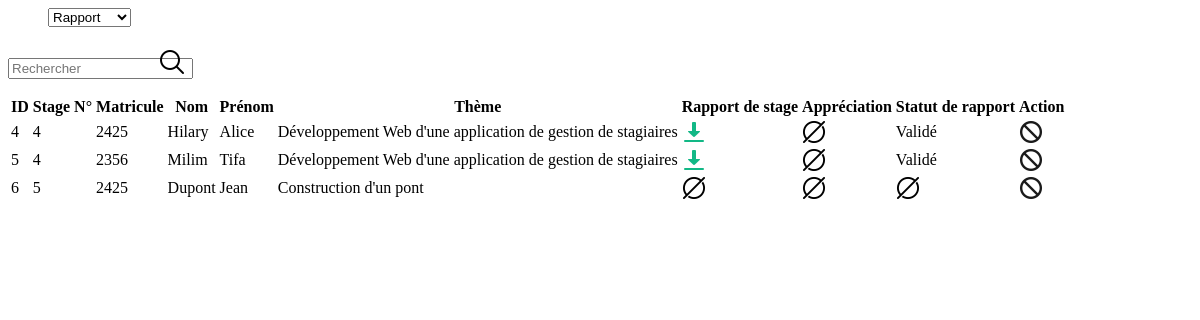
Before: /stagiaires/rapport/ with the older database file.
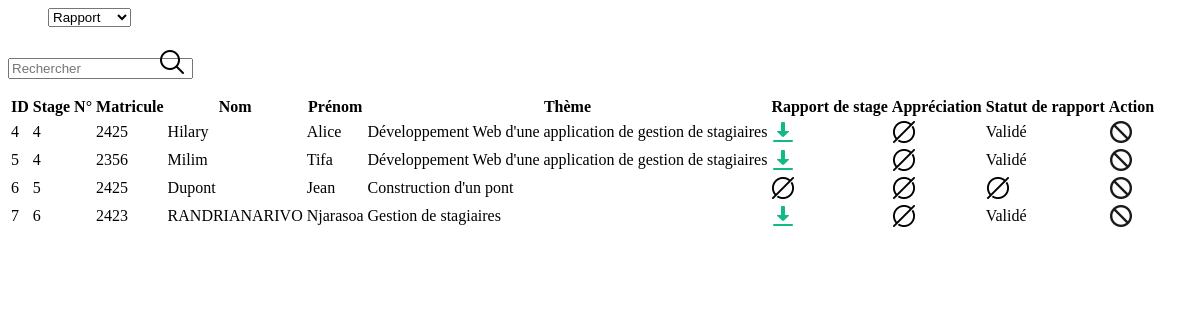
After: the same page with the newer database file.
### stagiaires/models.py (models this page shows)
class Demande(models.Model):
    numeroDemande = models.AutoField(primary_key=True)
    etudiant = models.ForeignKey(Etudiant, on_delete=models.CASCADE, related_name='demandes')
    cv = models.FileField(upload_to='documents/')
    lettreMotiv = models.FileField(upload_to='documents/')
    autreFichier = models.FileField(upload_to='documents/')
    user = models.ForeignKey(CustomUser, on_delete=models.CASCADE, related_name="demandeCompte",null=True, blank=True)

class Etudiant(models.Model):
    idEtudiant = models.AutoField(primary_key=True)
    stage = models.ForeignKey(Stage, on_delete=models.CASCADE, related_name="etudiantStage",null=True, blank=True)
    rapport = models.ForeignKey(Rapport, on_delete=models.CASCADE, related_name="etudiantRapport", null=True, blank=True)
    personnel = models.ForeignKey(Personnel, on_delete=models.SET_NULL, related_name="etudiantPersonnel",null=True, blank=True)
    matricule = models.CharField(max_length=255)
    nomEtudiant = models.CharField(max_length=255)
    prenomEtudiant = models.CharField(max_length=255)
    adresseEtudiant = models.CharField(max_length=255)
    telephoneEtudiant = models.CharField(max_length=255)
    emailEtudiant = models.EmailField()

class Stage(models.Model):
    idStage = models.AutoField(primary_key=True)
    domaine = models.CharField(max_length=255)
    theme = models.CharField(max_length=255)
    niveau =  models.CharField(max_length=255,null=True,blank =True)
    ecole = models.TextField(null=True,blank =True)
    dateDebut = models.DateField()
    dateFin = models.DateField()
    statut = models.CharField(max_length=255, choices=(('En attente', 'En attente'), ('Accepté', 'Accepté'), ('Refusé', 'Refusé'), ('Terminé', 'Terminé'),('Expiré', 'Expiré')), default='En attente')
    destinataire =  models.CharField(max_length=255, choices=(('DRH','DRH'), ('DSI', 'DSI'), ('DAF', 'DAF')),default='DRH',null=True,blank =True)

class Rapport(models.Model):
    numeroRapport = models.AutoField(primary_key=True)
    rapportStage = models.FileField(upload_to='documents/')
    appreciation = models.FileField(upload_to='documents/',null=True)
    statutRapport = models.CharField(max_length=255, choices=(('En attente', 'En attente'), ('Validé', 'Validé'), ('Refusé', 'Refusé')),default='En attente')

### stagiaires/views.py (the view)
# urls.py: path('rapport/', views.rapport, name='rapport'),
def rapport(request):
    user_id = request.user.id if request.user.is_authenticated else None
    is_superuser = check_superuser(request)
    if is_superuser:
        demandes = Demande.objects.filter(Q(etudiant__stage__statut="Accepté") | Q(etudiant__stage__statut="Terminé"),etudiant__personnel__user__id=user_id)
    else :
        demandes = Demande.objects.filter(Q(etudiant__stage__statut="Accepté") | Q(etudiant__stage__statut="Terminé"))
    context = {
        'demandes': demandes,
        'is_superuser': is_superuser,
        'type': 'Tout',
        'user_id': user_id
    }
    return render(request,'rapport.html',context)

### stagiaires/views.py (called while the page is built)
def check_superuser(request):
    return request.user.is_authenticated and request.user.is_superuser

### stagiaires/templates/rapport.html (shortened to what the changed rows need)
{% load static %}
<div class="table-responsive table-with-scroll">
    <table class="table table-hover table-rounded">
        <thead class="table-dark">
            <tr>
                <th>ID</th>
                <th>Stage N°</th>
                <th>Matricule</th>
                <th>Nom</th>
                <th>Prénom</th>
                <th>Thème</th>
                <th>Rapport de stage</th>
                {% if type == "Validé" %}
                <th>Grille d'évaluation</th>
                {% else %}
                <th>Appréciation</th>
                {% endif %}
                <th>Statut de rapport</th>
                {% if is_superuser and type == "En attente" or type == "Tout" %}
                    <th colspan="2" style="text-align: center;">Action</th>
                {% else %}
                    <th>Action</th>
                {% endif %}
            </tr>
        </thead>
        {% for x in demandes %}
        <tbody>
            <tr>
                    <td>{{ x.etudiant.idEtudiant }}</td>
                    <td>{{ x.etudiant.stage.idStage }}</td>
                    <td>{{ x.etudiant.matricule }}</td>
                    <td>{{ x.etudiant.nomEtudiant }}</td>
                    <td>{{ x.etudiant.prenomEtudiant }}</td>
                    <td>{{ x.etudiant.stage.theme }}</td>
                    <td>
                        {% if x.etudiant.rapport.rapportStage %}
                        <a href="{% url 'download_rapport' x.etudiant.idEtudiant 'rapportStage' %}"><img src="{% static 'images/icondownload.png' %}"></a>
                        {% else %}
                            <img src="{% static 'images/iconempty.png' %}">
                        {% endif %}
                    </td>
                    {% if type == "Validé" %}
                    <td>
                        <a href="#" data-url="{% url 'grilleEval2' x.etudiant.idEtudiant %}" class="link"><img src="{% static 'images/icondownload.png' %}"></a>
                    </td>
                    {% else %}
                    <td>
                        {% if x.etudiant.rapport.appreciation %}
                        <a href="{% url 'download_rapport' x.etudiant.idEtudiant 'appreciation' %}"><img src="{% static 'images/icondownload.png' %}"></a>
                        {% else %}
                        <img src="{% static 'images/iconempty.png' %}">
                        {% endif %}
                    </td>
                    {% endif %}
                    <td>
                    {% if x.etudiant.rapport.statutRapport %}
                        {{ x.etudiant.rapport.statutRapport }}
                    {% else %}
                    <img src="{% static 'images/iconempty.png' %}">
                    {%  endif %}
                    </td>
                    {% if is_superuser %}
                        {% if type == "En attente" or type == "Tout" %}
                            {% if x.etudiant.rapport.statutRapport == "En attente" %}
                                {% if user_id and x.etudiant.personnel.user.id == user_id  %}
                                    <td>
                                        <a href="#" data-url="{% url 'grilleEval' x.etudiant.idEtudiant %}" class="link btn btn-primary">Valider</a>
                                    </td>
                                    <td>
                                        <a class="btn btn-danger" data-bs-toggle="modal" data-bs-target="#myModalAppre{{ x.etudiant.idEtudiant}}">Refuser</a>
                                    <div class="modal fade" id="myModalAppre{{ x.etudiant.idEtudiant }}">
                                        <div class="modal-dialog">
                                        <div class="modal-content">
                                            <div class="modal-header">
                                            <h4 class="modal-title">Envoie du rapport de stage</h4>
                                            <button type="button" class="btn-close" data-bs-dismiss="modal"></button>
                                            </div>
                                            <form action="{% url 'ajouter_appreciation' x.etudiant.idEtudiant %}"  method="post" enctype="multipart/form-data">
                                                <div class="modal-body">
                                                        {% csrf_token %}
                                                        <input type="file" class="form-control" id="appreciation" name="appreciation" required>
                                                </div>
                                                <div class="modal-footer">
                                                    <button type="submit" class="btn btn-primary">Soumettre</button>
                                                    <button type="button" class="btn btn-danger" data-bs-dismiss="modal">Annuler</button>
                                                </div>
                                            </form>
                                        </div>
                                        </div>
                                    </div>
                                    </td>
                                {% else %}
                                <td colspan="2" style="text-align: center;"><img src="{% static 'images/iconunavailable.png' %}"></td>
                                {% endif %}
                            {% elif x.etudiant.rapport.statutRapport == "Validé" %}
                                <td colspan="2" style="text-align: center;"><a href="#" class="link btn btn-danger" data-url="{% url 'delete_rapport' x.etudiant.idEtudiant %}">Supprimer</a></td>
                            {% else %}
                                <td colspan="2" style="text-align: center;"><img src="{% static 'images/iconunavailable.png' %}"></td>
                            {% endif %}
                        {% else %}
                        <td><a href="#" class="link btn btn-danger" data-url="{% url 'delete_rapport' x.etudiant.idEtudiant %}">Supprimer</a></td>
                        {% endif %}
                    {% else %}
                    {% if user_id and user_id == user.id %}
                        {% if x.etudiant.rapport.statutRapport != "Validé" %}
                        <td>
                            <a class="btn btn-primary" data-bs-toggle="modal" data-bs-target="#myModalrapport{{ x.etudiant.idEtudiant}}">Envoyer</a>
                            <div class="modal fade" id="myModalrapport{{ x.etudiant.idEtudiant }}">
                                <div class="modal-dialog">
                                <div class="modal-content">
                                    <div class="modal-header">
                                    <h4 class="modal-title">Envoie du rapport de stage</h4>
                                    <button type="button" class="btn-close" data-bs-dismiss="modal"></button>
                                    </div>
                                    <form action="{% url 'ajouter_rapport' x.etudiant.idEtudiant %}"  method="post" enctype="multipart/form-data">
                                        <div class="modal-body">
                                                {% csrf_token %}
                                                <input type="file" class="form-control" id="rapportStage" name="rapportStage" required>
                                        </div>
                                        <div class="modal-footer">
                                            <button type="submit" class="btn btn-primary">Soumettre</button>
                                            <button type="button" class="btn btn-danger" data-bs-dismiss="modal">Annuler</button>
                                        </div>
                                    </form>
                                </div>
                                </div>
                            </div>
                        </td>
                        {% else %}
                        <td><img src="{% static 'images/iconunavailable.png' %}"></td>
                        {% endif %}
                    {% else %}
                    <td><img src="{% static 'images/iconunavailable.png' %}"></td>
                    {% endif %}
                    {% endif %}
            </tr>
        </tbody>
        {% endfor %}
    </table>
</div>

Changed rows visible on the page:
added Demande: etudiant.idEtudiant "7", etudiant.stage.idStage "6", etudiant.matricule "2423", etudiant.nomEtudiant "RANDRIANARIVO", etudiant.prenomEtudiant "Njarasoa", etudiant.stage.theme "Gestion de stagiaires", etudiant.rapport.statutRapport "Validé"
